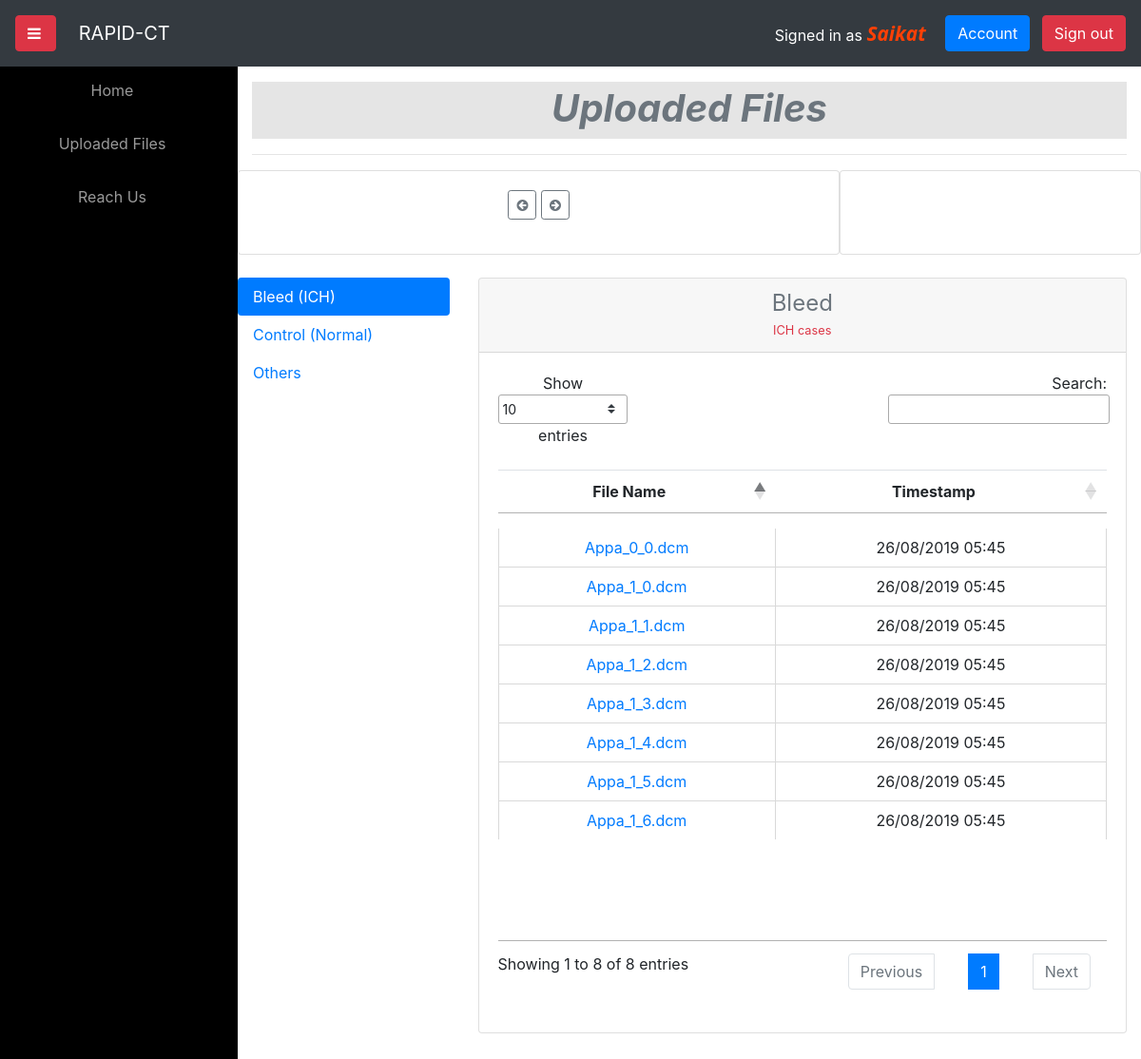
The page /files (signed in) on the database its author committed.
### rapid_ct_app/users/models.py (models this page shows, shortened)
class User(db.Model, UserMixin):
    id = db.Column(db.Integer, primary_key=True)
    username = db.Column(db.String(20), unique=True, nullable=False)
    email = db.Column(db.String(120), unique=True, nullable=False)
    image_file = db.Column(db.String(20), nullable=False, default='default.jpg')
    password = db.Column(db.String(60), nullable=False)
    files = db.relationship('File', backref='uploader', lazy=True)

### rapid_ct_app/files/models.py (models this page shows, shortened)
class File(db.Model):
    id = db.Column(db.Integer, primary_key=True)
    added_on = db.Column(db.DateTime, nullable=False, default=datetime.utcnow)
    date = db.Column(db.String(55), nullable=False, default=datetime.utcnow().strftime("%d-%m-%Y"))
    filename = db.Column(db.String(55), nullable=False)
    path = db.Column(db.String(120), nullable=False)
    sample_type = db.Column(db.String(120), nullable=False)
    user_id = db.Column(db.Integer, db.ForeignKey('user.id'), nullable=False)

### rapid_ct_app/users/routes.py (the view)
@users.route("/files", methods=['GET', 'POST'])
@login_required
def user_uploaded():
    all_files = []
    upload_dates = []
    heatmapdata = {}
    file_query = File.query.order_by(File.added_on.desc()).filter_by(user_id = current_user.id)
    for item in file_query:
        all_files.append(item)
    if len(all_files) == 0:
        flash('No files have been uploaded!', 'danger')
        return redirect(url_for('main.index'))
    else:
        for file in all_files:
            timestamp = file.added_on
            date_added = file.added_on.strftime("%d-%m-%Y")
            upload_dates.append(date_added)
        pass
        unique_dates = np.unique(upload_dates)
        for date in unique_dates:
            date_time = datetime.strptime(date,"%d-%m-%Y")
            timestamp = date_time.timestamp()
            upload_count = File.query.filter_by(date=date, user_id=current_user.id).count()
            heatmapdata[timestamp] = upload_count
        user_bleed_files = File.query.filter_by(sample_type="Bleed(ICH)", user_id=current_user.id)
        user_control_files = File.query.filter_by(sample_type="Control(Normal)", user_id=current_user.id)
        user_other_files = File.query.filter(
            and_(or_(File.sample_type == 'Lesion', File.sample_type == 'Calcification')),File.user_id == current_user.id
        )
        bleed_num = user_bleed_files.count()
        control_num = user_control_files.count()
        others_num = user_other_files.count()
        counts = [
            {'name':"Bleed", 'value':f'{bleed_num}'},
            {'name':"Control", 'value':f'{control_num}'},
            {'name':"Others", 'value':f'{others_num}'},
        ]
        return render_template(
            'user_files.html',
            bleed=user_bleed_files,
            control=user_control_files,
            others=user_other_files,
            counts=counts,
            heatmapdata=heatmapdata
        )

### rapid_ct_app/template_filters.py (called while the page is built)
@app.template_filter('convertdatetime')
def datetime_from_utc_to_local(utc_datetime):
    now_timestamp = time.time()
    offset = datetime.fromtimestamp(now_timestamp) - datetime.utcfromtimestamp(now_timestamp)
    return utc_datetime + offset

@app.template_filter('formatdatetime')
def format_datetime(value, format="%d/%m/%Y %H:%M"):
    if value is None:
        return ""
    return value.strftime(format)

### rapid_ct_app/users/models.py (called while the page is built)
@login_manager.user_loader
def load_user(user_id):
    return User.query.get(int(user_id))

### rapid_ct_app/templates/user_files.html (shortened to what this page needs)
{% extends "layout.html" %}
{% block css %}
<link rel="stylesheet" href="{{ url_for('static', filename='style/user_files/user_files.css') }}">
{% endblock css %}
{% block content %}
    <div class="row">
        <div class="col-md-12">
            <h1 class="page-title text-secondary text-center mt-2">Uploaded Files</h1>
            <hr>
        </div>
    </div>
    <div class="row">
        <div class="col-md-12">
            <div class="row">
                <div class="card flex-md-row mb-4 box-shadow h-md-250 col-md-8 ml-auto mr-auto">
                    <div class="card-body d-flex flex-column align-items-center">
                        <div class="d-inline mb-3">
                            <span class="btn btn-outline-secondary btn-sm" id="domainDynamicDimension-previous">
                                <i class="fa fa-arrow-circle-left" aria-hidden="true"></i>
                            </span>
                            <span class="btn btn-outline-secondary btn-sm" id="domainDynamicDimension-next">
                                <i class="fa fa-arrow-circle-right" aria-hidden="true"></i>
                            </span>
                        </div>
                    </div>
                </div>
                <div class="card flex-md-row mb-4 mr-2 box-shadow h-md-250 col-md-4  ml-auto mr-auto">
                    <div class="card-body d-flex flex-column align-items-center">
                    </div>
                </div>
            </div>
        </div>
        <div class="nav flex-column nav-pills col-md-3" id="v-pills-tab" role="tablist" aria-orientation="vertical">
        <a class="nav-link active" id="v-pills-home-tab" data-toggle="pill" href="#v-pills-home" role="tab" aria-controls="v-pills-home" aria-selected="true">Bleed (ICH)</a>
        <a class="nav-link" id="v-pills-profile-tab" data-toggle="pill" href="#v-pills-profile" role="tab" aria-controls="v-pills-profile" aria-selected="false">Control (Normal)</a>
        <a class="nav-link" id="v-pills-messages-tab" data-toggle="pill" href="#v-pills-messages" role="tab" aria-controls="v-pills-messages" aria-selected="false">Others</a>
        </div>
        <div class="tab-content col-md-9" id="v-pills-tabContent">
        <div class="tab-pane fade show active" id="v-pills-home" role="tabpanel" aria-labelledby="v-pills-home-tab">
                <section class="user-files">
                    <div class="card-deck mb-3 text-center">
                        <div class="card mb-4 box-shadow">
                            <div class="card-header">
                                <h4 class="my-0 font-weight-normal text-secondary">Bleed</h4>
                                <strong><small class="text-center text-danger">ICH cases</small></strong>
                            </div>
                            <div class="card-body">
                                <table class="table mb-0 mt-3 cell-border" id="bleed-table">
                                    <thead>
                                        <tr>
                                            <th>File Name</th>
                                            <th>Timestamp</th>
                                        </tr>
                                    </thead>
                                    <tbody>
                                        {% for file in bleed %}
                                        <tr>
                                            <td><span><a href="{{ url_for('files.file', file_id=file.id) }}">{{ file.filename }}</a></span></td>
                                            <td>{{ file.added_on|convertdatetime|formatdatetime}}</td>
                                        </tr>
                                        {% endfor %}
                                    </tbody>
                                </table>
                            </div>
                        </div>
                    </div>
                </section>
        </div>
        </div>
    </div>
{% endblock content %}

### rapid_ct_app/templates/layout.html (shortened to what this page needs)
<!DOCTYPE html>
<html lang="en">
<head>
    <link rel="stylesheet"
    href="https://stackpath.bootstrapcdn.com/bootstrap/4.3.1/css/bootstrap.min.css"
>
    <link href="https://stackpath.bootstrapcdn.com/font-awesome/4.7.0/css/font-awesome.min.css"
    rel="stylesheet"
>
    <link rel="stylesheet" href="https://cdnjs.cloudflare.com/ajax/libs/animate.css/3.7.2/animate.min.css">
    <link rel="stylesheet" href="https://cdn.datatables.net/1.10.19/css/jquery.dataTables.min.css"/>
    <link rel="stylesheet" href="https://cdn.jsdelivr.net/cal-heatmap/3.3.10/cal-heatmap.css">
    <link rel="stylesheet" href="{{ url_for('static', filename='style/main/main.css') }}">
    {% block css %} {% endblock %}
</head>
<body>
    <div id="wrapper">
        {% include "_topnav.html" %}
        {% include "_sidebar.html" %}
        <div id="page-content-wrapper">
            <div class="page-content mt-2">
                <div class="container">
                    {% block content %}{% endblock %}
                </div>
            </div>
        </div>
    </div>
</body>
</html>

### rapid_ct_app/templates/_topnav.html (shortened to what this page needs)
<header>
    <nav class="navbar navbar-expand-md navbar-dark fixed-top bg-dark">
        <button id="menu-toggle" class=" mr-4 glyphicon glyphicon-align-justify btn-menu btn btn-danger toggle">
            <i class="fa fa-bars"></i>
        </button>
        <a class="navbar-brand" href="{{ url_for('main.index') }}">RAPID-CT</a>
        <div class="collapse navbar-collapse" id="navbarCollapse">
            <div class="navbar-nav ml-auto">
                {% if current_user.is_authenticated %}
                    <li class="nav-item ml-auto">
                        <span class="navbar-text text-white mr-3 mt-1">Signed in as <strong class="nav-user">{{ current_user.username }}</strong></span>
                        <a class="btn btn-primary btn nav-item mr-2 mb-2" href="{{ url_for('users.account') }}">Account</a>
                        <a class="btn btn-danger btn nav-item mb-2" href="{{ url_for('users.logout') }}">Sign out</a>
                    </li>
                {% else %}
                    <li class="nav-item ml-auto">
                        <a class="btn btn-success btn nav-item mr-2 mb-2" href="{{ url_for('users.login') }}">Sign in</a>
                        <a class="btn btn-primary btn nav-item mb-2" href="{{ url_for('users.register') }}">Register</a>
                    </li>
                {% endif %}
            </div>
        </div>
    </nav>
</header>

### rapid_ct_app/templates/_sidebar.html
<div id="sidebar-wrapper">
    <nav class="text-center">
        <ul class="nav sidebar-nav flex-column mt-3">
            <li class="nav-item">
                <a class="nav-link" href="{{ url_for('main.index') }}">
                <span>
                    Home
                </span>
                </a>
            </li>
            <li class="nav-item">
                <a class="nav-link" href="{{ url_for('users.user_uploaded') }}">
                <span>
                    Uploaded Files
                </span>
                </a>
            </li>
            <li class="nav-item">
                <a class="nav-link" href="{{ url_for('main.contact') }}">
                <span>
                    Reach Us
                </span>
                </a>
            </li>
        </ul>
    </nav>
</div>

### rapid_ct_app/static/style/main/main.css (style rules this page uses)
#wrapper { padding-left: 250px; -webkit-transition: all 0.4s ease 0s; transition: all 0.4s ease 0s; }
#sidebar-wrapper { margin-left: -250px; top: 51px; left: 250px; width: 250px; background: #000; position: fixed; height: 100%; overflow-y: auto; z-index: 1000; -webkit-transition: all 0.4s ease 0s; transition: all 0.4s ease 0s; }
#page-content-wrapper { width: 100%; padding-top: 70px; -webkit-transition: all 0.4s ease 0s; transition: all 0.4s ease 0s; }
.sidebar-nav { position: absolute; top: 0; width: 250px; list-style: none; margin: 0; padding: 0; }
.sidebar-nav li { line-height: 40px; text-indent: 0px; }
.sidebar-nav li a { color: #999999; display: block; text-decoration: none; padding-left: 2px; }
.sidebar-nav li a span:before { position: absolute; left: 0; color: #41484c; text-align: center; width: 20px; line-height: 18px; }
#menu-toggle { text-decoration: none; float: left; color: #fff; padding-right: 15px; }
.nav-user { color: #ff4006; -webkit-text-emphasis: none; text-emphasis: none; font-style: italic; font-family: 'Segoe UI', Tahoma, Geneva, Verdana, sans-serif; font-size: 1.3em; }
.page-title { background-color: #83838336; font-style: italic; font-weight: bold; height: 1.5em; padding: 4px; }

### rows shown on the page
User: username "Saikat"
File: filename "Appa_0_0.dcm", added_on|convertdatetime "26/08/2019 05:45"
File: filename "Appa_1_0.dcm", added_on|convertdatetime "26/08/2019 05:45"
File: filename "Appa_1_1.dcm", added_on|convertdatetime "26/08/2019 05:45"
File: filename "Appa_1_2.dcm", added_on|convertdatetime "26/08/2019 05:45"
File: filename "Appa_1_4.dcm", added_on|convertdatetime "26/08/2019 05:45"
File: filename "Appa_1_3.dcm", added_on|convertdatetime "26/08/2019 05:45"
File: filename "Appa_1_5.dcm", added_on|convertdatetime "26/08/2019 05:45"
File: filename "Appa_1_6.dcm", added_on|convertdatetime "26/08/2019 05:45"
